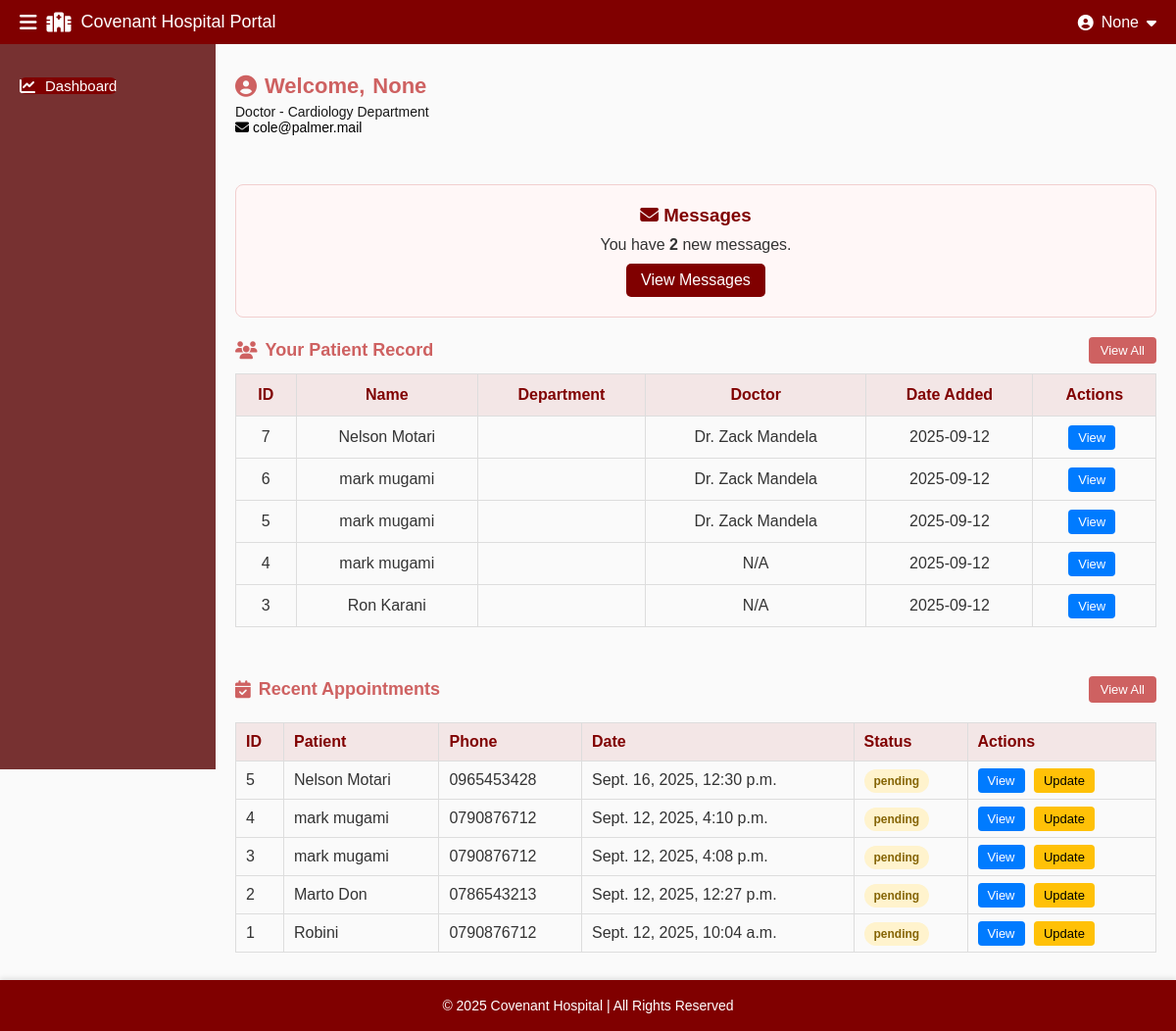
/dashboard/ (signed in), run on the app's committed database.
### core/models.py (models this page shows, shortened)
class Patient(models.Model):
    patient_id = models.CharField(max_length=20, unique=True, editable=False, blank=True, null=True)  # ✅
    name = models.CharField(max_length=200)
    phone = models.CharField(max_length=20)
    age = models.PositiveIntegerField()
    gender = models.CharField(max_length=1, choices=(('M', 'Male'), ('F', 'Female')))
    date_added = models.DateTimeField(auto_now_add=True)

class Doctor(models.Model):
    doctor_id = models.CharField(max_length=20, unique=True, editable=False, blank=True, null=True)  # ✅
    name = models.CharField(max_length=200)
    specialty = models.CharField(max_length=100)
    email = models.EmailField(blank=True, null=True)
    phone = models.CharField(max_length=20, blank=True, null=True)
    department = models.CharField(max_length=100)

class Appointment(models.Model):
    STATUS_CHOICES = (
        ('pending', 'Pending'),
        ('concluded', 'Concluded'),
        ('cancelled', 'Cancelled'),
    )
    patient = models.ForeignKey(Patient, on_delete=models.CASCADE, related_name="appointments")
    doctor = models.ForeignKey(Doctor, on_delete=models.SET_NULL, null=True, blank=True, related_name="appointments")
    date = models.DateTimeField()
    status = models.CharField(max_length=20, choices=STATUS_CHOICES, default='pending')

### core/views.py (the view, shortened to what this page needs)
# urls.py: path("dashboard/", views.dashboard, name="dashboard"),
@session_required
def dashboard(request):
    role = request.session.get("user_role")
    if role == "doctor":
        doctor_id = request.session.get("doctor_id")
        doctor = Doctor.objects.filter(id=doctor_id).first()
        if not doctor:
            messages.error(request, "Doctor account not linked properly.")
            return render(request, "dashboard/dashboard.html", {})
        appointments = Appointment.objects.filter(doctor=doctor).order_by("-date")[:5]
        patients = Patient.objects.filter(appointments__doctor=doctor).distinct().order_by("-date_added")[:5]
        reports = Report.objects.filter(author=doctor).order_by("-date")[:5]
        messages_qs = Message.objects.filter(recipient_doctor=doctor).order_by("-date_sent")[:5]
    else:  # admin/staff
        appointments = Appointment.objects.all().order_by("-date")[:5]
        patients = Patient.objects.all().order_by("-date_added")[:5]
        reports = Report.objects.all().order_by("-date")[:5]
        messages_qs = Message.objects.all().order_by("-date_sent")[:5]
    return render(request, "dashboard/dashboard.html", {
        "appointments": appointments,
        "patients": patients,
        "reports": reports,
        "messages": messages_qs,
        "session_role": role,   # pass role to template
    })

### core/context_processors.py (called while the page is built)
def session_user(request):
    role = request.session.get("user_role")
    name = None
    if role == "doctor":
        doctor_id = request.session.get("doctor_id")
        if doctor_id:
            doctor = Doctor.objects.filter(id=doctor_id).first()
            if doctor:
                name = f"Dr. {doctor.name}"
    elif role == "patient":
        patient_id = request.session.get("patient_id")
        if patient_id:
            patient = Patient.objects.filter(id=patient_id).first()
            if patient:
                name = patient.name
    return {
        "session_role": role,
        "session_name": name,
    }

### templates/dashboard/dashboard.html (shortened to what this page needs)
{% extends "dashboard/base_dashboard.html" %}
{% block content %}
<section class="messages">
  <div class="messages-card">
    <h3><i class="fa-solid fa-envelope"></i> Messages</h3>
    <p>You have <strong>{{ messages|length }}</strong> new messages.</p>
    <a href="{% url 'messages' %}" class="btn-messages">View Messages</a>
  </div>
</section>
      <section class="patients">
  <div class="section-header">
    {% if session_role == "doctor" %}
      <h3><i class="fa-solid fa-users"></i> Recent Patients</h3>
    {% else %}
      <h3><i class="fa-solid fa-users"></i> Your Patient Record</h3>
    {% endif %}
    <a href="{% url 'patients' %}" class="btn-view-all">View All</a>
  </div>
  <div class="table-wrapper">
    <table class="patients-table">
      <thead>
        <tr>
          <th>ID</th>
          <th>Name</th>
          {% if session_role == "doctor" %}
            <th>Phone</th>
            <th>Department</th>
            <th>Age</th>
            <th>Gender</th>
            <th>Actions</th>
          {% else %}
            <th>Department</th>
            <th>Doctor</th>
            <th>Date Added</th>
            <th>Actions</th>
          {% endif %}
        </tr>
      </thead>
      <tbody>
        {% for p in patients %}
          <tr>
            <td>{{ p.id }}</td>
            <td class="patient-name">{{ p.name }}</td>
            {% if session_role == "doctor" %}
              <td>{{ p.phone }}</td>
              <td>{{ p.department }}</td>
              <td>{{ p.age }}</td>
              <td>{{ p.gender }}</td>
              <td>
                <a href="" class="btn-action view">View</a>
                <a href="" class="btn-action update">Edit</a>
                <a href="" class="btn-action delete">Delete</a>
              </td>
            {% else %}
              <td>{{ p.department }}</td>
              <td>
                {% with doctor=p.appointments.first.doctor %}
                  {% if doctor %}Dr. {{ doctor.name }}{% else %}N/A{% endif %}
                {% endwith %}
              </td>
              <td>{{ p.date_added|date:"Y-m-d" }}</td>
              <td>
                <a href="" class="btn-action view">View</a>
              </td>
            {% endif %}
          </tr>
        {% empty %}
          <tr><td colspan="7">No patients found.</td></tr>
        {% endfor %}
      </tbody>
    </table>
  </div>
</section>
      <section class="appointments">
        <div class="section-header">
          <h3><i class="fa-solid fa-calendar-check"></i> Recent Appointments</h3>
          <a href="{% url 'appointments' %}" class="btn-view-all">View All</a>
        </div>
        <div class="table-wrapper">
          <table class="appointments-table">
            <thead>
              <tr>
                <th>ID</th>
                <th>Patient</th>
                <th>Phone</th>
                <th>Date</th>
                <th>Status</th>
                <th>Actions</th>
              </tr>
            </thead>
            <tbody>
              {% for appt in appointments %}
              <tr>
                <td>{{ appt.id }}</td>
                <td>{{ appt.patient.name }}</td>
                <td>{{ appt.patient.phone }}</td>
                <td>{{ appt.date }}</td>
                <td><span class="status {{ appt.status|lower }}">{{ appt.status }}</span></td>
                <td>
                  <a href="#" class="btn-action view">View</a>
                  <a href="#" class="btn-action update">Update</a>
                </td>
              </tr>
              {% empty %}
              <tr><td colspan="5">No appointments found.</td></tr>
              {% endfor %}
            </tbody>
          </table>
        </div>
      </section>
{% endblock %}

### templates/dashboard/base_dashboard.html (shortened to what this page needs)
{% load static %}
<!DOCTYPE html>
<html lang="en">
<head>
  <link rel="stylesheet" href="{% static 'css/dashboard.css' %}">
  <link rel="stylesheet" href="https://cdnjs.cloudflare.com/ajax/libs/font-awesome/6.5.0/css/all.min.css">
</head>
<body>
  <nav class="dashboard-navbar">
    <div class="nav-left">
      <i class="fa-solid fa-bars menu-toggle"></i>
      <i class="fa-solid fa-hospital"></i>
      <span class="nav-title">Covenant Hospital Portal</span>
    </div>
    <div class="nav-right">
      <i class="fa-solid fa-user-circle"></i>
      <span class="username">{{session_name}}</span>
      <i class="fa-solid fa-caret-down dropdown-toggle"></i>
    </div>
  </nav>
  <div class="dashboard-container {% block page_class %}{% endblock %}">
<aside class="dashboard-sidebar">
  <ul>
    <li class="{% if request.resolver_match.url_name == 'dashboard' %}active{% endif %}">
      <a href="{% url 'dashboard' %}"><i class="fa-solid fa-chart-line"></i> Dashboard</a>
    </li>
  </ul>
</aside>
    <main class="dashboard-main">
      <section class="user-profile">
        <h2><i class="fa-solid fa-user-circle"></i> Welcome,
          <span class="username">{{ session_name }}</span>
        </h2>
        <p class="role">Doctor - Cardiology Department</p>
        <p class="email"><i class="fa-solid fa-envelope"></i> {{ user.email }}</p>
      </section>
      {% block content %}{% endblock %}
    </main>
  </div>
  <footer class="dashboard-footer">
    <p>&copy; 2025 Covenant Hospital | All Rights Reserved</p>
  </footer>
</body>
</html>

### static/css/dashboard.css (style rules this page uses)
* { margin: 0; padding: 0; box-sizing: border-box; }
body { font-family: Arial, sans-serif; background: #f8f8f8; color: #333; }
.dashboard-navbar { position: sticky; top: 0; width: 100%; background: maroon; color: #fff; display: flex; justify-content: space-between; align-items: center; padding: 12px 20px; z-index: 1000; }
.dashboard-navbar .nav-left { display: flex; align-items: center; gap: 10px; font-size: 18px; }
.dashboard-navbar .nav-left i { font-size: 20px; }
.dashboard-navbar .nav-right { position: relative; cursor: pointer; display: flex; align-items: center; gap: 8px; }
.dashboard-container { display: flex; min-height: calc(100vh - 100px); background: #fafafa; }
.dashboard-sidebar { width: 220px; background: #773131; color: #fff; padding: 20px 0; transition: transform 0.3s ease; max-height: calc(100vh - 60px); overflow-y: auto; }
.dashboard-sidebar ul { list-style: none; margin: 0; padding: 0; }
.dashboard-sidebar li { padding: 14px 20px; font-size: 15px; display: flex; align-items: center; gap: 12px; cursor: pointer; transition: background 0.3s ease, color 0.3s ease; }
.dashboard-sidebar a { text-decoration: none; color: inherit; display: flex; align-items: center; gap: 10px; }
.dashboard-sidebar ul li.active a, .dashboard-sidebar ul li a:hover { background: maroon; color: #fff; border-radius: 6px; }
.dashboard-sidebar li i { font-size: 16px; }
.dashboard-main { flex: 1; padding: 20px; margin-top: 10px; padding-bottom: 80px; }
.user-profile { margin-bottom: 20px; }
.user-profile h2 { font-size: 22px; margin-bottom: 5px; color: rgb(206, 97, 97); display: flex; align-items: center; gap: 8px; }
.user-profile .role { font-size: 14px; color: #181818; }
.user-profile .email { font-size: 14px; color: #000000; }
.section-header { display: flex; justify-content: space-between; align-items: center; margin: 20px 0 10px; }
.section-header h3 { font-size: 18px; color: rgb(206, 97, 97); display: flex; align-items: center; gap: 8px; }
.btn-view-all { background: rgb(206, 97, 97); color: #fff; padding: 6px 12px; border-radius: 4px; text-decoration: none; font-size: 13px; }
.table-wrapper { width: 100%; overflow-x: auto; -webkit-overflow-scrolling: touch; }
.appointments-table, .patients-table, .reports-table { min-width: 600px; }
.appointments-table { width: 100%; border-collapse: collapse; margin-top: 10px; }
.appointments-table th, .appointments-table td { padding: 10px; border: 1px solid #ddd; text-align: left; }
.appointments-table th { background: #f3e6e6; color: maroon; }
.status { padding: 5px 10px; border-radius: 12px; font-size: 12px; font-weight: bold; }
.status.pending { background: #fff3cd; color: #856404; }
.btn-action { padding: 5px 10px; font-size: 13px; border-radius: 4px; text-decoration: none; margin-right: 5px; }
.btn-action.view { background: #007bff; color: #fff; }
.btn-action.update { background: #ffc107; color: #000; }
.patients-table { width: 100%; border-collapse: collapse; margin-bottom: 30px; }
.patients-table th, .patients-table td { padding: 12px; border: 1px solid #ddd; text-align: center; }
.patients-table th { background: #f3e6e6; color: maroon; }
.messages { margin-top: 30px; }
.messages-card { background: #fff7f7; border: 1px solid #f2cfcf; padding: 20px; border-radius: 8px; text-align: center; }
.messages-card h3 { margin-bottom: 10px; color: maroon; }
.btn-messages { display: inline-block; margin-top: 10px; padding: 8px 15px; background: maroon; color: #fff; border-radius: 5px; text-decoration: none; }
.dashboard-footer { position: fixed; bottom: 0; width: 100%; background: #800000; color: #fff; text-align: center; padding: 18px; font-size: 14px; box-shadow: 0 -2px 5px rgba(0,0,0,0.1); }

### data on the page
Patient: id "7", name "Nelson Motari", appointments.first.doctor.name "Zack Mandela", date_added "2025-09-12"
Patient: id "6", name "mark mugami", appointments.first.doctor.name "Zack Mandela", date_added "2025-09-12"
Patient: id "5", name "mark mugami", appointments.first.doctor.name "Zack Mandela", date_added "2025-09-12"
Patient: id "4", name "mark mugami", shows "N/A", date_added "2025-09-12"
Patient: id "3", name "Ron Karani", shows "N/A", date_added "2025-09-12"
Appointment: id "5", patient.name "Nelson Motari", patient.phone "0965453428", date "Sept. 16, 2025, 12:30 p.m.", status "pending"
Appointment: id "4", patient.name "mark mugami", patient.phone "0790876712", date "Sept. 12, 2025, 4:10 p.m.", status "pending"
Appointment: id "3", patient.name "mark mugami", patient.phone "0790876712", date "Sept. 12, 2025, 4:08 p.m.", status "pending"
Appointment: id "2", patient.name "Marto Don", patient.phone "0786543213", date "Sept. 12, 2025, 12:27 p.m.", status "pending"
Appointment: id "1", patient.name "Robini", patient.phone "0790876712", date "Sept. 12, 2025, 10:04 a.m.", status "pending"

### other printed values
{{ session_name }} "None"
{{ user.email }} "cole@palmer.mail"
{{ messages|length }} "2"
